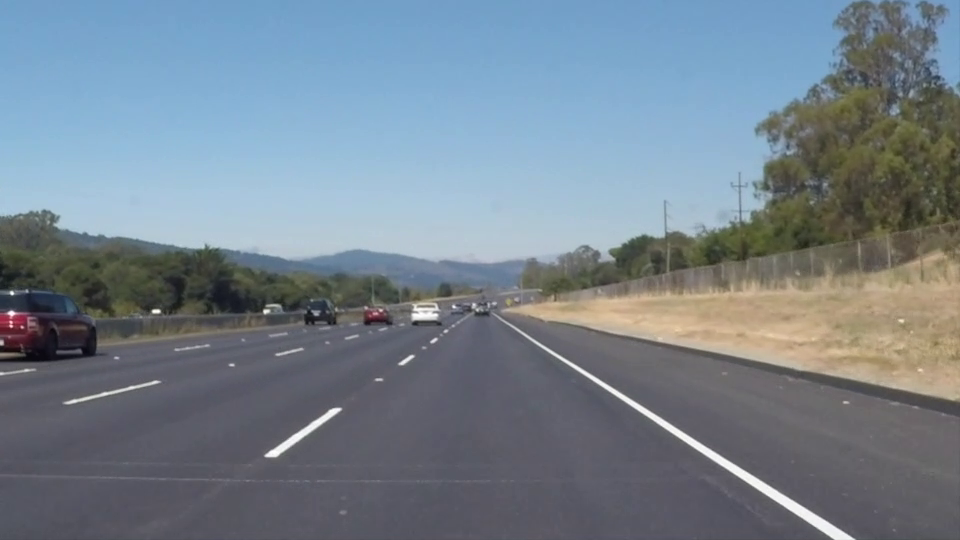
#> input picture frame 22 of Lane Finding Project/test_videos/solidWhiteRight.mp4, 960 x 540 px, given in place of video.wmv, which was not available
$ python dis.py
#> lines starting #> are read from the running program, lines starting #| are printed output that depends on the picture; pictures that were not available may be replaced by others from this repository, and a replacement may not be noted
import cv2
import numpy as np

# Code assumes that the video lives in the following
# folder and is titled video.wmv.
folder_template = 'data/folder/{0}'
# Reset frequency determines how many frames the
# stabilization will track before resetting to the
# identity transform. May switch to using a maximum
# translation, rotation, scale, etc.
reset_frequency = 100

# Step 1 - Get frame-to-frame transform matrices
cap = cv2.VideoCapture(folder_template.format('video.wmv'))
frames = [cap.read()[1][:, :, 0]]
transforms = [np.identity(3)]
height, width = frames[0].shape
#> height = 540; width = 960
while(cap.isOpened()):
    try:
        current = cap.read()[1][:, :, 0]
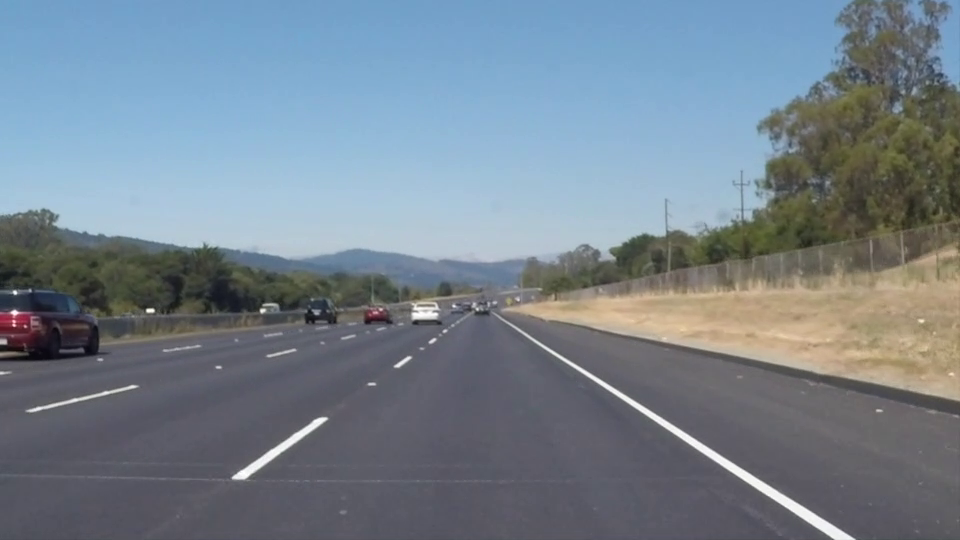
#> input picture frame 23 of Lane Finding Project/test_videos/solidWhiteRight.mp4, 960 x 540 px, given in place of video.wmv, which was not available
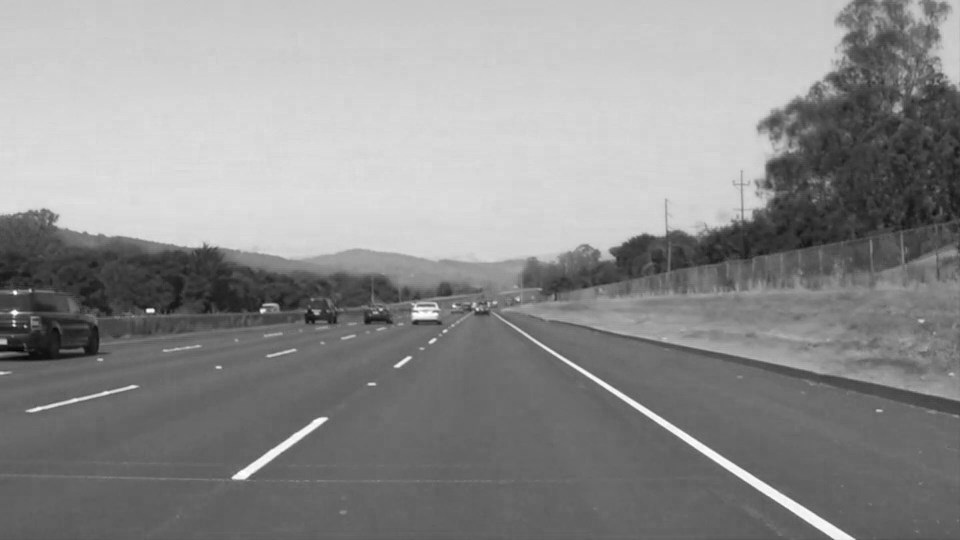
#> current: shape (540, 960); min 1, max 255, mean 142
    except TypeError:
        break
    prev_corner = cv2.goodFeaturesToTrack(frames[-1], 200, 0.0001, 10);
#> prev_corner = 200 rows, first 8: [12, 326], [153, 311], [13, 293], [8, 313], [23, 327], [265, 455], [453, 306], [340, 409]
    cur_corner, status, _ = cv2.calcOpticalFlowPyrLK(frames[-1], current, prev_corner, np.array([]))
#> cur_corner = 200 rows, first 8: [15.11, 325.2], [147.1, 310.2], [16.11, 292.5], [11.1, 312.4], [26.24, 326.3], [231.9, 477.2], [453.1, 305.3], [326, 418.5]; status = 200 values, max 1 at index 0, min 0 at index 65, mean 0.98
    prev_corner, cur_corner = map(lambda corners: corners[status.ravel().astype(bool)], [prev_corner, cur_corner])
#> prev_corner = 196 rows, first 8: [12, 326], [153, 311], [13, 293], [8, 313], [23, 327], [265, 455], [453, 306], [340, 409]; cur_corner = 196 rows, first 8: [15.11, 325.2], [147.1, 310.2], [16.11, 292.5], [11.1, 312.4], [26.24, 326.3], [231.9, 477.2], [453.1, 305.3], [326, 418.5]
#> (the run stopped early here; a loop or call above may not have finished)

$ run again, starting later in the video
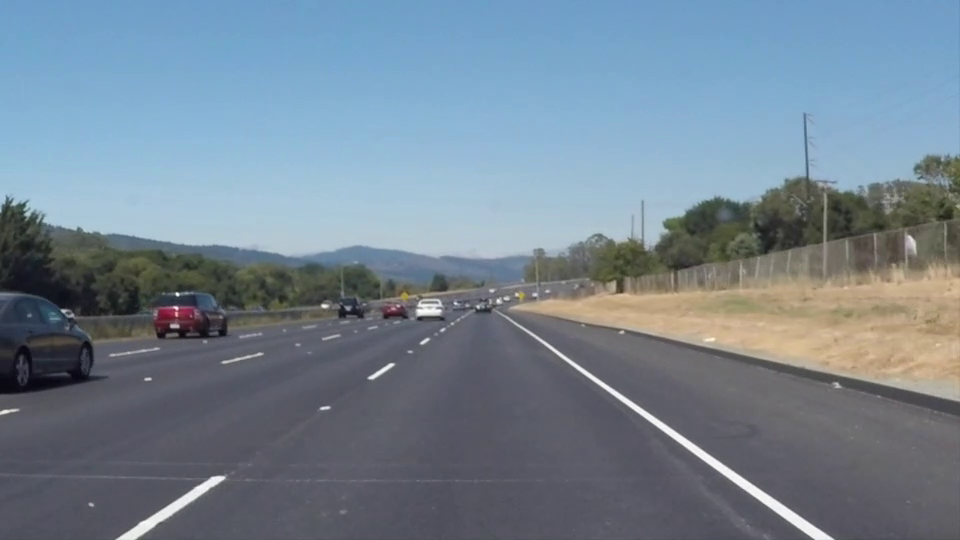
#> input picture frame 99 of Lane Finding Project/test_videos/solidWhiteRight.mp4, 960 x 540 px, given in place of video.wmv, which was not available
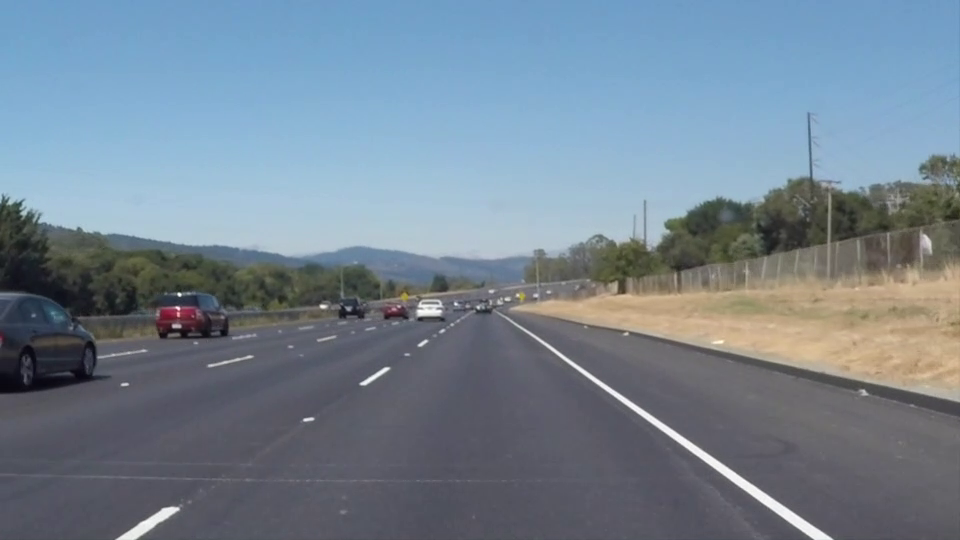
#> input picture frame 100 of Lane Finding Project/test_videos/solidWhiteRight.mp4, 960 x 540 px, given in place of video.wmv, which was not available
#> `current = cap.read()[1][:, :, 0]`:
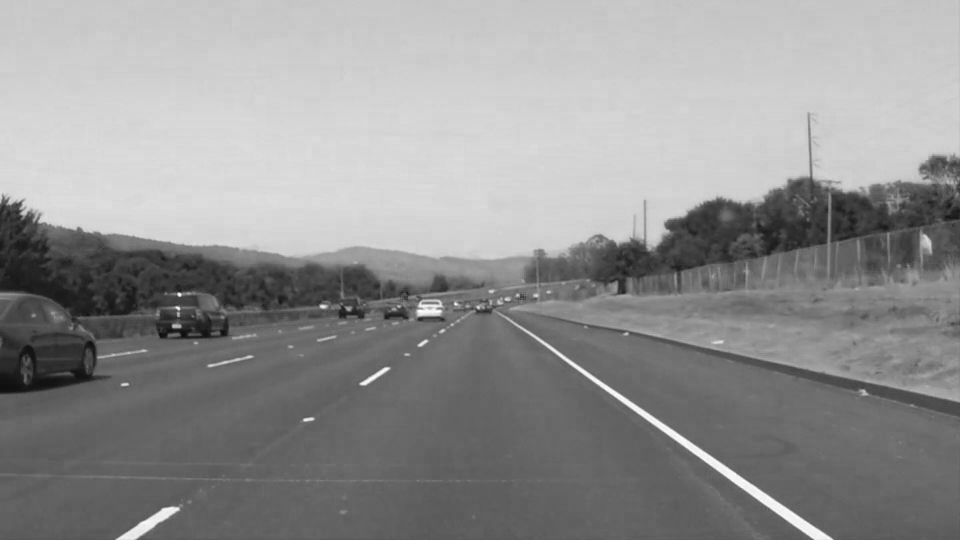
#> current: shape (540, 960); min 10, max 255, mean 145.9
#> `prev_corner = cv2.goodFeaturesToTrack(frames[-1], 200, 0.0001, 10);`: prev_corner = 200 rows, first 8: [178, 294], [177, 308], [61, 310], [478, 307], [322, 305], [393, 364], [420, 343], [224, 477]
#> `cur_corner, status, _ = cv2.calcOpticalFlowPyrLK(frames[-1], current, ..`: cur_corner = 200 rows, first 8: [179.9, 294.3], [178.8, 308.2], [65.71, 310.8], [478.3, 307.7], [320.5, 305.5], [388.2, 368], [417.8, 345.2], [178.2, 508]; status = 200 values, max 1 at index 0, min 0 at index 45, mean 0.96
#> `prev_corner, cur_corner = map(lambda corners: corners[status.ravel().a..`: prev_corner = 192 rows, first 8: [178, 294], [177, 308], [61, 310], [478, 307], [322, 305], [393, 364], [420, 343], [224, 477]; cur_corner = 192 rows, first 8: [179.9, 294.3], [178.8, 308.2], [65.71, 310.8], [478.3, 307.7], [320.5, 305.5], [388.2, 368], [417.8, 345.2], [178.2, 508]

$ run again, starting later in the video
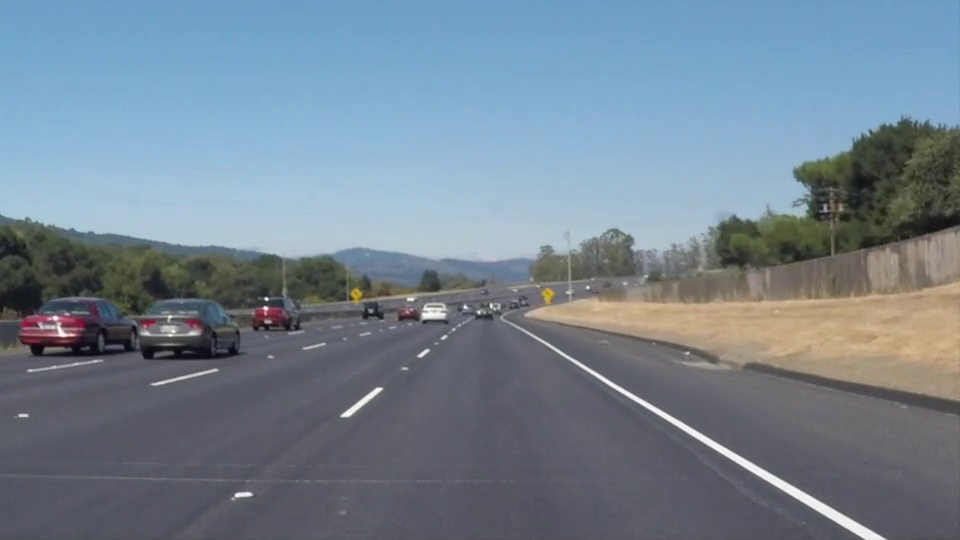
#> input picture frame 176 of Lane Finding Project/test_videos/solidWhiteRight.mp4, 960 x 540 px, given in place of video.wmv, which was not available
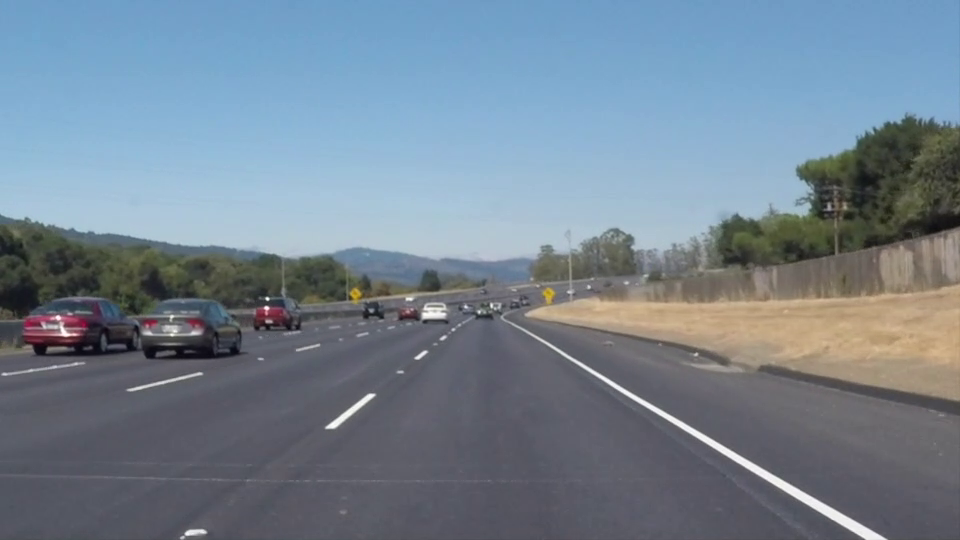
#> input picture frame 177 of Lane Finding Project/test_videos/solidWhiteRight.mp4, 960 x 540 px, given in place of video.wmv, which was not available
#> `current = cap.read()[1][:, :, 0]`:
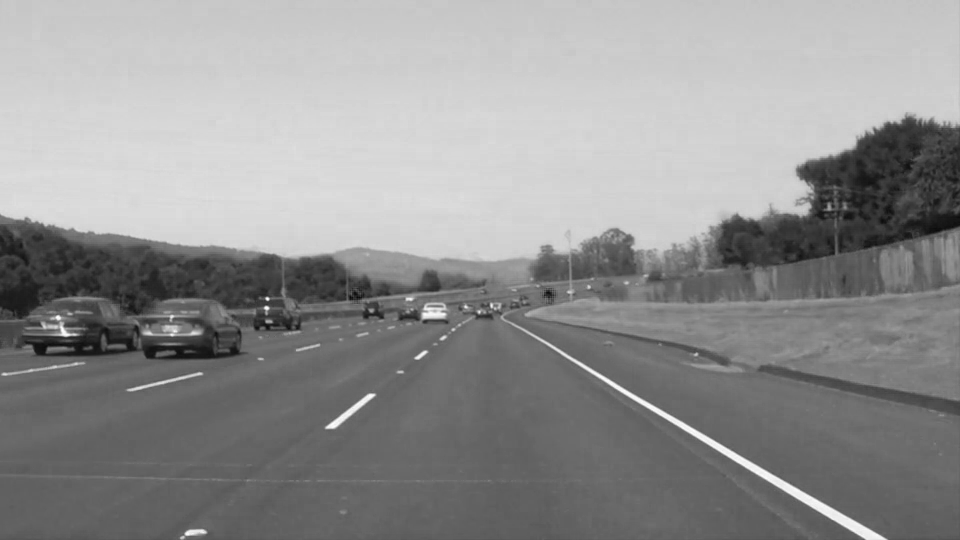
#> current: shape (540, 960); min 9, max 255, mean 145.3
#> prev_corner = 200 rows, first 8: [265, 298], [267, 308], [251, 494], [479, 312], [464, 307], [19, 415], [428, 350], [588, 287]
#> cur_corner = 200 rows, first 8: [265.9, 297.8], [267.9, 307.8], [187.3, 495.7], [479.3, 311.7], [464.5, 306.7], [17.2, 417.4], [425.9, 351.6], [588.9, 286.5]; status = 200 values from 1 to 1
